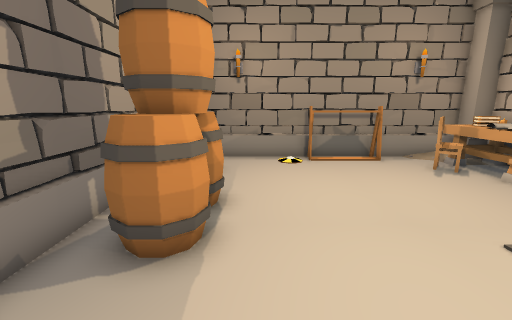
view 1 (above)

13 first-person views from a walk through a scene from a Unity 3-D project. The camera is 1.3 m above the floor, tilts 12° down and sees 90° across. The floor is counted in squares, 0.5 m on a side. Each view is taken from the middle of a square. On the plan, view 1 faces up. The plan holds only what a view shows up to about 18 squares ahead; the rest is blank. Some animated figures are left out.

view 2
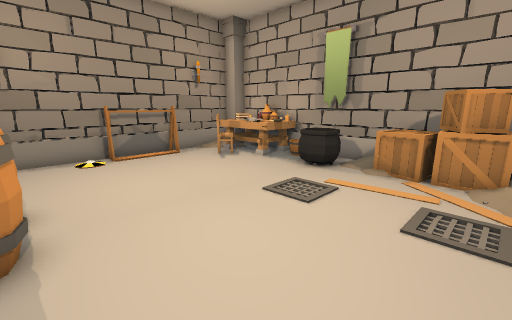

view 3
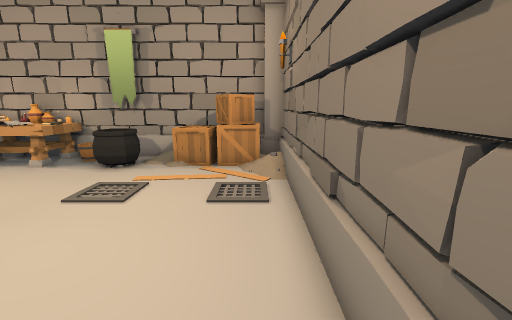

view 4
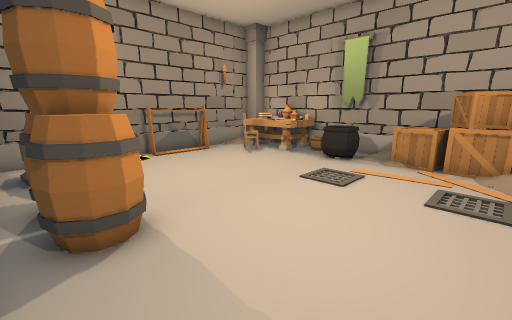

view 5
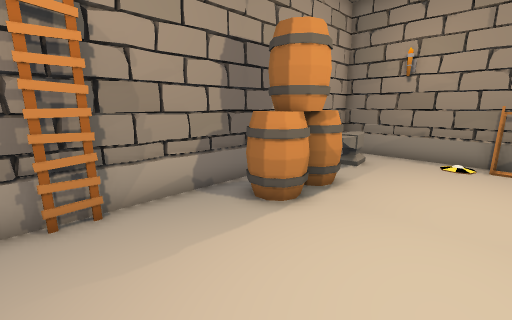

view 6
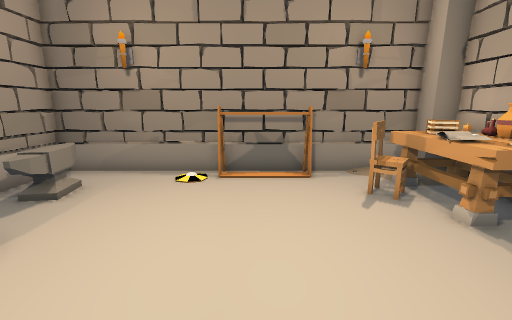

view 7
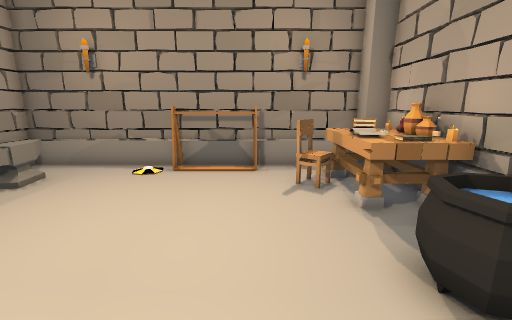

view 8
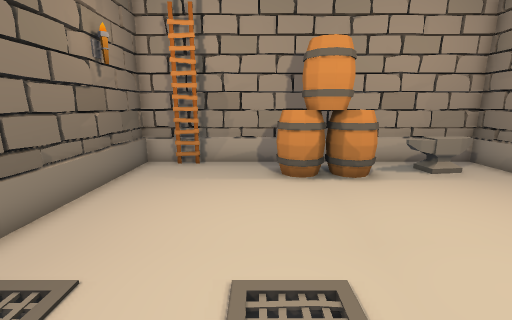

view 9
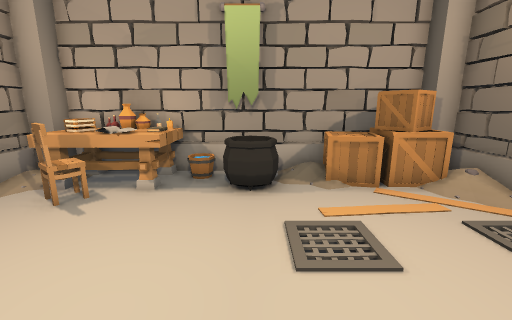

view 10
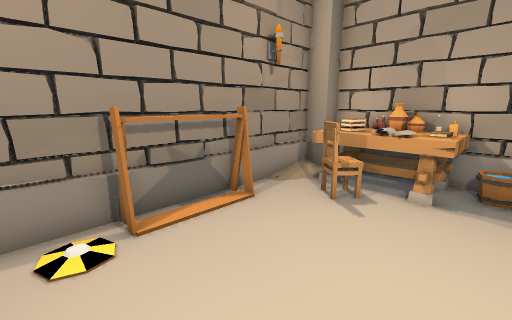

view 11
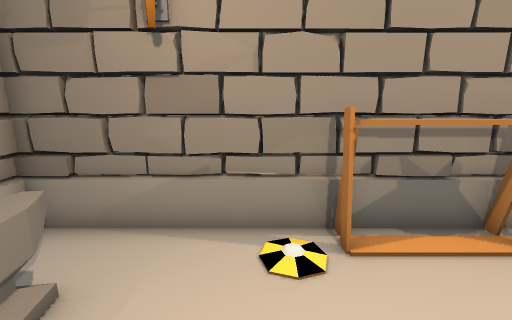

view 12
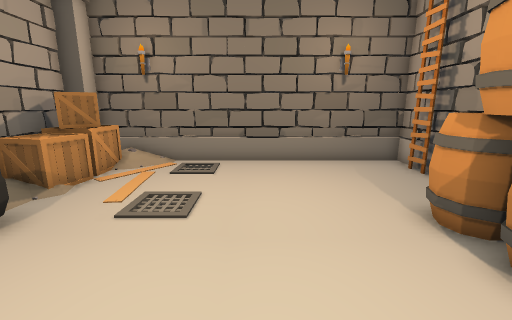

view 13
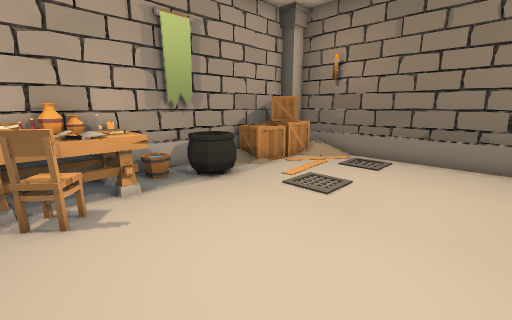

### Floor plan
Key: @ floor where view 1 was taken; # wall or solid block; . main floor; - floor 0.75 m lower than the main floor; T table; C chair; B books; A barrel; N candle; U cauldron; E box; I anvil; L ladder; O other object.
Columns run from 4 left of view 1 to 12 right of it. Each row starts with its distance up from view 1.
 14      ##### ####
 13 #######O#####O##
 12 #.I....OOOO..TT##
 11 #II.........CBBO#
 10 #.I.........OBBO#
  9 #.I..........BBO#
  8 #.A..........TBN#
  7 #AAA..........O##
  6 #AAA.........UU#
  5 #AAA.........UU#
  4 #AAA.....--..U.#
  3 #........--..EE#
  2 #............EE#
  1 #............EE#
  0 #L..@....--..EE#
 -1 #........--..EE#
 -2 ################

Where each view was taken, in squares from view 1:
view 1: 0 up, 0 right, facing up
view 2: 1 down, 1 left, facing up-right
view 3: 1 down, 2 left, facing right
view 4: 1 down, 3 left, facing up-right
view 5: 1 down, 3 right, facing up-left
view 6: 3 up, 4 right, facing up
view 7: 2 up, 6 right, facing up
view 8: 3 up, 8 right, facing left
view 9: 5 up, 1 right, facing right
view 10: 7 up, 1 right, facing up-right
view 11: 8 up, 1 right, facing up
view 12: 10 up, 3 right, facing down
view 13: 11 up, 1 right, facing down-right
